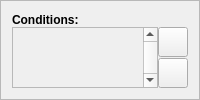
                <widget class="QFrame" name="frameInfo">
                 <property name="frameShape">
                  <enum>QFrame::StyledPanel</enum>
                 </property>
                 <property name="frameShadow">
                  <enum>QFrame::Raised</enum>
                 </property>
                 <layout class="QGridLayout" name="gridLayout_21">
                  <property name="leftMargin">
                   <number>0</number>
                  </property>
                  <property name="topMargin">
                   <number>0</number>
                  </property>
                  <property name="rightMargin">
                   <number>0</number>
                  </property>
                  <property name="bottomMargin">
                   <number>0</number>
                  </property>
                  <property name="spacing">
                   <number>0</number>
                  </property>
                  <item row="1" column="0">
                   <widget class="QLabel" name="lblFrameStrengthLeft_15">
                    <property name="sizePolicy">
                     <sizepolicy hsizetype="Fixed" vsizetype="Ignored">
                      <horstretch>0</horstretch>
                      <verstretch>0</verstretch>
                     </sizepolicy>
                    </property>
                    <property name="minimumSize">
                     <size>
                      <width>10</width>
                      <height>0</height>
                     </size>
                    </property>
                    <property name="maximumSize">
                     <size>
                      <width>10</width>
                      <height>16777215</height>
                     </size>
                    </property>
                    <property name="pixmap">
                     <pixmap resource="resources.qrc">:/img/data/character_stat_left.png</pixmap>
                    </property>
                    <property name="scaledContents">
                     <bool>true</bool>
                    </property>
                   </widget>
                  </item>
                  <item row="2" column="0">
                   <widget class="QLabel" name="lblFrameStrengthBottomLeft_15">
                    <property name="sizePolicy">
                     <sizepolicy hsizetype="Fixed" vsizetype="Fixed">
                      <horstretch>0</horstretch>
                      <verstretch>0</verstretch>
                     </sizepolicy>
                    </property>
                    <property name="minimumSize">
                     <size>
                      <width>11</width>
                      <height>11</height>
                     </size>
                    </property>
                    <property name="maximumSize">
                     <size>
                      <width>11</width>
                      <height>11</height>
                     </size>
                    </property>
                    <property name="pixmap">
                     <pixmap resource="resources.qrc">:/img/data/character_stat_bottomleft.png</pixmap>
                    </property>
                    <property name="scaledContents">
                     <bool>true</bool>
                    </property>
                   </widget>
                  </item>
                  <item row="0" column="0">
                   <widget class="QLabel" name="lblFrameStrengthTopLeft_15">
                    <property name="sizePolicy">
                     <sizepolicy hsizetype="Fixed" vsizetype="Fixed">
                      <horstretch>0</horstretch>
                      <verstretch>0</verstretch>
                     </sizepolicy>
                    </property>
                    <property name="minimumSize">
                     <size>
                      <width>11</width>
                      <height>11</height>
                     </size>
                    </property>
                    <property name="maximumSize">
                     <size>
                      <width>11</width>
                      <height>11</height>
                     </size>
                    </property>
                    <property name="text">
                     <string/>
                    </property>
                    <property name="pixmap">
                     <pixmap resource="resources.qrc">:/img/data/character_stat_topleft.png</pixmap>
                    </property>
                    <property name="scaledContents">
                     <bool>true</bool>
                    </property>
                   </widget>
                  </item>
                  <item row="1" column="2">
                   <widget class="QLabel" name="lblFrameStrengthRight_15">
                    <property name="sizePolicy">
                     <sizepolicy hsizetype="Fixed" vsizetype="Ignored">
                      <horstretch>0</horstretch>
                      <verstretch>0</verstretch>
                     </sizepolicy>
                    </property>
                    <property name="minimumSize">
                     <size>
                      <width>11</width>
                      <height>0</height>
                     </size>
                    </property>
                    <property name="maximumSize">
                     <size>
                      <width>11</width>
                      <height>16777215</height>
                     </size>
                    </property>
                    <property name="pixmap">
                     <pixmap resource="resources.qrc">:/img/data/character_stat_right.png</pixmap>
                    </property>
                    <property name="scaledContents">
                     <bool>true</bool>
                    </property>
                   </widget>
                  </item>
                  <item row="2" column="2">
                   <widget class="QLabel" name="lblFrameStrengthBottomRight_15">
                    <property name="sizePolicy">
                     <sizepolicy hsizetype="Fixed" vsizetype="Fixed">
                      <horstretch>0</horstretch>
                      <verstretch>0</verstretch>
                     </sizepolicy>
                    </property>
                    <property name="minimumSize">
                     <size>
                      <width>11</width>
                      <height>11</height>
                     </size>
                    </property>
                    <property name="maximumSize">
                     <size>
                      <width>11</width>
                      <height>11</height>
                     </size>
                    </property>
                    <property name="pixmap">
                     <pixmap resource="resources.qrc">:/img/data/character_stat_bottomright.png</pixmap>
                    </property>
                    <property name="scaledContents">
                     <bool>true</bool>
                    </property>
                   </widget>
                  </item>
                  <item row="0" column="1">
                   <widget class="QLabel" name="lblFrameStrengthTop_15">
                    <property name="sizePolicy">
                     <sizepolicy hsizetype="Ignored" vsizetype="Fixed">
                      <horstretch>0</horstretch>
                      <verstretch>0</verstretch>
                     </sizepolicy>
                    </property>
                    <property name="minimumSize">
                     <size>
                      <width>0</width>
                      <height>11</height>
                     </size>
                    </property>
                    <property name="maximumSize">
                     <size>
                      <width>16777215</width>
                      <height>11</height>
                     </size>
                    </property>
                    <property name="pixmap">
                     <pixmap resource="resources.qrc">:/img/data/character_stat_top.png</pixmap>
                    </property>
                    <property name="scaledContents">
                     <bool>true</bool>
                    </property>
                   </widget>
                  </item>
                  <item row="2" column="1">
                   <widget class="QLabel" name="lblFrameStrengthBottom_15">
                    <property name="sizePolicy">
                     <sizepolicy hsizetype="Ignored" vsizetype="Ignored">
                      <horstretch>0</horstretch>
                      <verstretch>0</verstretch>
                     </sizepolicy>
                    </property>
                    <property name="minimumSize">
                     <size>
                      <width>0</width>
                      <height>11</height>
                     </size>
                    </property>
                    <property name="maximumSize">
                     <size>
                      <width>16777215</width>
                      <height>11</height>
                     </size>
                    </property>
                    <property name="pixmap">
                     <pixmap resource="resources.qrc">:/img/data/character_stat_bottom.png</pixmap>
                    </property>
                    <property name="scaledContents">
                     <bool>true</bool>
                    </property>
                   </widget>
                  </item>
                  <item row="1" column="1">
                   <widget class="QFrame" name="frameInfoContents">
                    <property name="frameShape">
                     <enum>QFrame::NoFrame</enum>
                    </property>
                    <property name="frameShadow">
                     <enum>QFrame::Raised</enum>
                    </property>
                    <layout class="QVBoxLayout" name="verticalLayout_9">
                     <property name="spacing">
                      <number>0</number>
                     </property>
                     <property name="leftMargin">
                      <number>0</number>
                     </property>
                     <property name="topMargin">
                      <number>0</number>
                     </property>
                     <property name="rightMargin">
                      <number>0</number>
                     </property>
                     <property name="bottomMargin">
                      <number>0</number>
                     </property>
                     <item>
                      <widget class="QLabel" name="label_61">
                       <property name="sizePolicy">
                        <sizepolicy hsizetype="Maximum" vsizetype="Preferred">
                         <horstretch>0</horstretch>
                         <verstretch>0</verstretch>
                        </sizepolicy>
                       </property>
                       <property name="font">
                        <font>
                         <bold>true</bold>
                        </font>
                       </property>
                       <property name="text">
                        <string>Conditions:</string>
                       </property>
                       <property name="alignment">
                        <set>Qt::AlignLeading|Qt::AlignLeft|Qt::AlignVCenter</set>
                       </property>
                      </widget>
                     </item>
                     <item>
                      <layout class="QHBoxLayout" name="horizontalLayout_16">
                       <property name="spacing">
                        <number>0</number>
                       </property>
                       <item>
                        <widget class="QScrollArea" name="conditionScrollArea">
                         <property name="sizePolicy">
                          <sizepolicy hsizetype="Preferred" vsizetype="Preferred">
                           <horstretch>0</horstretch>
                           <verstretch>0</verstretch>
                          </sizepolicy>
                         </property>
                         <property name="minimumSize">
                          <size>
                           <width>50</width>
                           <height>60</height>
                          </size>
                         </property>
                         <property name="verticalScrollBarPolicy">
                          <enum>Qt::ScrollBarAlwaysOn</enum>
                         </property>
                         <property name="horizontalScrollBarPolicy">
                          <enum>Qt::ScrollBarAlwaysOff</enum>
                         </property>
                         <property name="widgetResizable">
                          <bool>true</bool>
                         </property>
                         <widget class="QWidget" name="scrollAreaWidgetContents">
                          <property name="geometry">
                           <rect>
                            <x>0</x>
                            <y>0</y>
                            <width>54</width>
                            <height>68</height>
                           </rect>
                          </property>
                         </widget>
                        </widget>
                       </item>
                       <item>
                        <layout class="QVBoxLayout" name="verticalLayout_6">
                         <property name="spacing">
                          <number>1</number>
                         </property>
                         <item>
                          <widget class="QPushButton" name="btnEditConditions">
                           <property name="minimumSize">
                            <size>
                             <width>30</width>
                             <height>30</height>
                            </size>
                           </property>
                           <property name="maximumSize">
                            <size>
                             <width>30</width>
                             <height>30</height>
                            </size>
                           </property>
                           <property name="text">
                            <string/>
                           </property>
                           <property name="icon">
                            <iconset resource="resources.qrc">
                             <normaloff>:/img/data/icon_edit.png</normaloff>:/img/data/icon_edit.png</iconset>
                           </property>
                           <property name="iconSize">
                            <size>
                             <width>24</width>
                             <height>24</height>
                            </size>
                           </property>
                          </widget>
                         </item>
                         <item>
                          <widget class="QPushButton" name="btnRemoveConditions">
                           <property name="minimumSize">
                            <size>
                             <width>30</width>
                             <height>30</height>
                            </size>
                           </property>
                           <property name="maximumSize">
                            <size>
                             <width>30</width>
                             <height>30</height>
                            </size>
                           </property>
                           <property name="text">
                            <string/>
                           </property>
                           <property name="icon">
                            <iconset resource="resources.qrc">
                             <normaloff>:/img/data/icon_remove.png</normaloff>:/img/data/icon_remove.png</iconset>
                           </property>
                           <property name="iconSize">
                            <size>
                             <width>24</width>
                             <height>24</height>
                            </size>
                           </property>
                          </widget>
                         </item>
                        </layout>
                       </item>
                      </layout>
                     </item>
                    </layout>
                   </widget>
                  </item>
                  <item row="0" column="2">
                   <widget class="QLabel" name="lblFrameStrengthTopRight_15">
                    <property name="sizePolicy">
                     <sizepolicy hsizetype="Fixed" vsizetype="Fixed">
                      <horstretch>0</horstretch>
                      <verstretch>0</verstretch>
                     </sizepolicy>
                    </property>
                    <property name="minimumSize">
                     <size>
                      <width>11</width>
                      <height>11</height>
                     </size>
                    </property>
                    <property name="maximumSize">
                     <size>
                      <width>11</width>
                      <height>11</height>
                     </size>
                    </property>
                    <property name="text">
                     <string/>
                    </property>
                    <property name="pixmap">
                     <pixmap resource="resources.qrc">:/img/data/character_stat_topright.png</pixmap>
                    </property>
                    <property name="scaledContents">
                     <bool>true</bool>
                    </property>
                   </widget>
                  </item>
                 </layout>
                </widget>
